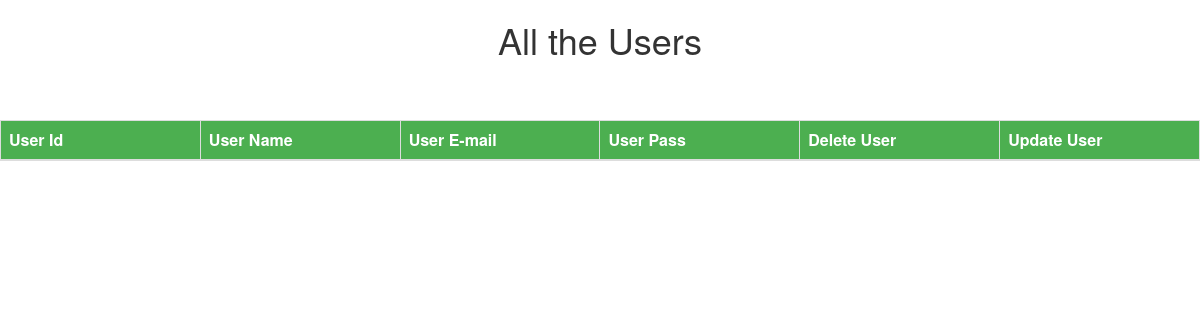
Before: /public_html/admin/view_users.php with the older database file.
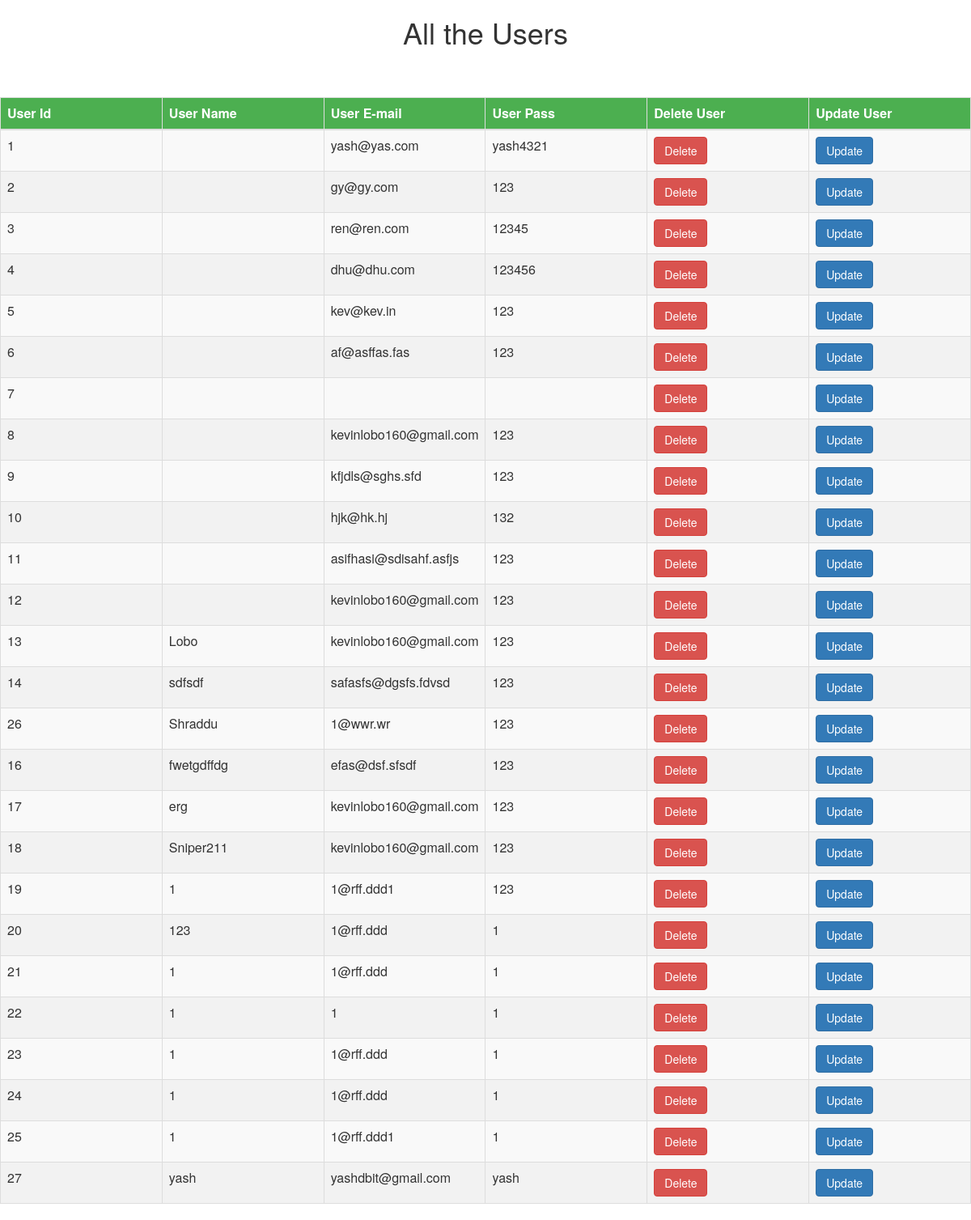
After: the same page with the newer database file.
### tables this page shows
CREATE TABLE `register` (
  `user_id` bigint(20) UNSIGNED NOT NULL,
  `user_username` varchar(255) NOT NULL,
  `user_fname` varchar(255) NOT NULL,
  `user_mname` int(255) NOT NULL,
  `user_lname` varchar(255) NOT NULL,
  `user_country` varchar(255) NOT NULL,
  `user_location` varchar(255) NOT NULL,
  `user_email` varchar(255) NOT NULL,
  `user_pincode` bigint(255) NOT NULL,
  `user_pan` varchar(255) NOT NULL,
  `user_is_mentor` varchar(255) NOT NULL,
  `user_mobile` bigint(10) NOT NULL,
  `user_uid` bigint(255) NOT NULL,
  `user_password` varchar(255) NOT NULL,
  `user_gender` varchar(255) NOT NULL,
  `user_organization` varchar(255) NOT NULL,
  `user_active` int(50) NOT NULL DEFAULT '1',
  `user_photo` varchar(255) NOT NULL,
  `user_roleid` int(50) DEFAULT NULL,
  `user_timestamp` timestamp(6) NOT NULL DEFAULT CURRENT_TIMESTAMP(6)
);

### public_html/admin/view_users.php (the view, shortened to what this page needs)
<html>
<head lang="en">
    <link type="text/css" rel="stylesheet" href="bootstrap-3.2.0-dist\css\bootstrap.css">
</head>
<body>
  <center>
<div class="table-scrol">
    <h1 align="center">All the Users</h1>
<div class="table-responsive">
    <table class="table table-bordered table-hover table-striped" style="table-layout: fixed">
        <thead>
        <tr>
            <th>User Id</th>
            <th>User Name</th>
            <th>User E-mail</th>
            <th>User Pass</th>
            <th>Delete User</th>
            <th>Update User</th>
        </tr>
        </thead>
        <?php
        include("../resources/config.php");
        $view_users_query="select * from register";
        $run=mysqli_query($con,$view_users_query);
        while($row=mysqli_fetch_array($run))
        {
            $user_id=$row[0];
            $user_username=$row[1];
            $user_email=$row[7];
            $user_password=$row[13];
        ?>
        <tr>
            <td><?php echo $user_id;  ?></td>
            <td><?php echo $user_username;  ?></td>
            <td><?php echo $user_email;  ?></td>
            <td><?php echo $user_password;  ?></td>
            <td><a href="delete.php?del=<?php echo $user_id?>"><button class="btn btn-danger">Delete</button></a></td>
            <td><a href="update.php?update=<?php echo $user_id?>"><button class="btn btn-primary">Update</button></a></td>
        </tr>
        <?php } ?>
    </table>
        </div>
</div>
  </center>
</body>
</html>

### public_html/admin/view_users.php (style rules this page uses)
.table { margin-top: 50px; }
td,th { border: 1px solid #ddd; padding: 8px; }
tr:nth-child(even) { background-color: #f2f2f2; }
th { padding-top: 12px; padding-bottom: 12px; text-align: left; background-color: #4CAF50; color: white; }

Changed rows visible on the page:
added register: user_id "1", user_email "yash@yas.com", user_password "yash4321"
added register: user_id "2", user_email "gy@gy.com", user_password "123"
added register: user_id "3", user_email "ren@ren.com", user_password "12345"
added register: user_id "4", user_email "dhu@dhu.com", user_password "123456"
added register: user_id "5", user_email "kev@kev.in", user_password "123"
added register: user_id "6", user_email "af@asffas.fas", user_password "123"
added register: user_id "7"
added register: user_id "8", user_email "kevinlobo160@gmail.com", user_password "123"
added register: user_id "9", user_email "kfjdls@sghs.sfd", user_password "123"
added register: user_id "10", user_email "hjk@hk.hj", user_password "132"
added register: user_id "11", user_email "asifhasi@sdisahf.asfjs", user_password "123"
added register: user_id "12", user_email "kevinlobo160@gmail.com", user_password "123"
added register: user_id "13", user_username "Lobo", user_email "kevinlobo160@gmail.com", user_password "123"
added register: user_id "14", user_username "sdfsdf", user_email "safasfs@dgsfs.fdvsd", user_password "123"
added register: user_id "26", user_username "Shraddu", user_email "1@wwr.wr", user_password "123"
added register: user_id "16", user_username "fwetgdffdg", user_email "efas@dsf.sfsdf", user_password "123"
added register: user_id "17", user_username "erg", user_email "kevinlobo160@gmail.com", user_password "123"
added register: user_id "18", user_username "Sniper211", user_email "kevinlobo160@gmail.com", user_password "123"
added register: user_id "19", user_username "1", user_email "1@rff.ddd1", user_password "123"
added register: user_id "20", user_username "123", user_email "1@rff.ddd", user_password "1"
added register: user_id "21", user_username "1", user_email "1@rff.ddd", user_password "1"
added register: user_id "22", user_username "1", user_email "1", user_password "1"
added register: user_id "23", user_username "1", user_email "1@rff.ddd", user_password "1"
added register: user_id "24", user_username "1", user_email "1@rff.ddd", user_password "1"
added register: user_id "25", user_username "1", user_email "1@rff.ddd1", user_password "1"
added register: user_id "27", user_username "yash", user_email "yashdbit@gmail.com", user_password "yash"
